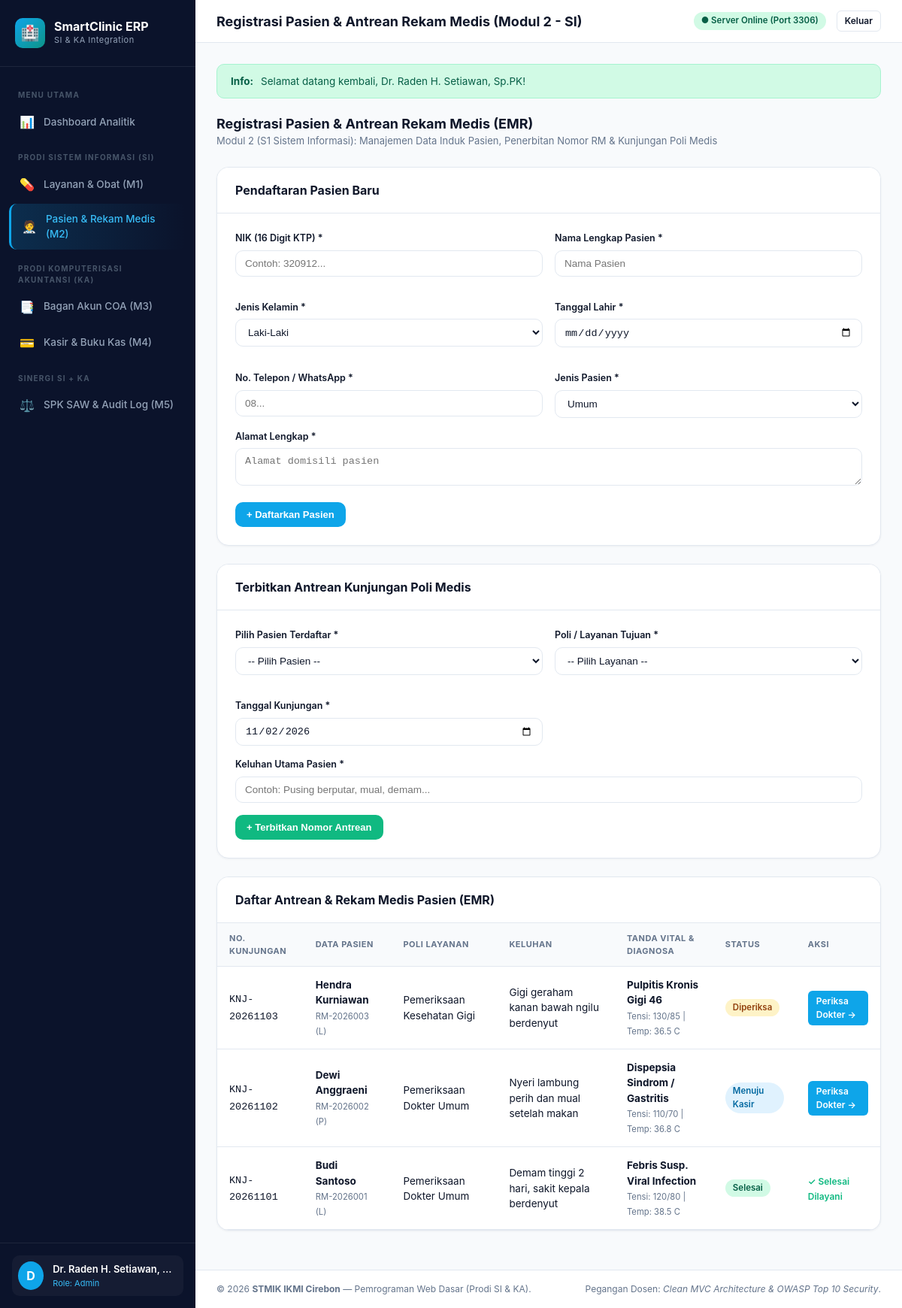
Page /index.php?c=pasien&m=index (signed in) on the committed database.
### tables this page shows
CREATE TABLE `rekam_medis` (
  `id` INT AUTO_INCREMENT PRIMARY KEY,
  `no_kunjungan` VARCHAR(25) NOT NULL UNIQUE,
  `pasien_id` INT NOT NULL,
  `layanan_id` INT NOT NULL,
  `tgl_kunjungan` DATE NOT NULL,
  `keluhan` TEXT,
  `tensi` VARCHAR(20),
  `suhu` VARCHAR(10),
  `diagnosis` VARCHAR(150),
  `resep_obat` TEXT,
  `status_periksa` ENUM('Menunggu', 'Diperiksa', 'Menuju Kasir', 'Selesai') NOT NULL DEFAULT 'Menunggu',
  `created_at` TIMESTAMP DEFAULT CURRENT_TIMESTAMP,
  FOREIGN KEY (`pasien_id`) REFERENCES `pasien`(`id`) ON DELETE CASCADE,
  FOREIGN KEY (`layanan_id`) REFERENCES `layanan_medis`(`id`) ON DELETE CASCADE
);

CREATE TABLE `pasien` (
  `id` INT AUTO_INCREMENT PRIMARY KEY,
  `no_rm` VARCHAR(20) NOT NULL UNIQUE,
  `nik` VARCHAR(20) NOT NULL,
  `nama_pasien` VARCHAR(100) NOT NULL,
  `jenis_kelamin` ENUM('L', 'P') NOT NULL,
  `tgl_lahir` DATE NOT NULL,
  `telepon` VARCHAR(20) NOT NULL,
  `alamat` TEXT,
  `jenis_pasien` ENUM('Umum', 'BPJS') NOT NULL DEFAULT 'Umum',
  `created_at` TIMESTAMP DEFAULT CURRENT_TIMESTAMP
);

CREATE TABLE `layanan_medis` (
  `id` INT AUTO_INCREMENT PRIMARY KEY,
  `kode_layanan` VARCHAR(20) NOT NULL UNIQUE,
  `nama_layanan` VARCHAR(100) NOT NULL,
  `poli` VARCHAR(50) NOT NULL,
  `tarif` DECIMAL(12,2) NOT NULL DEFAULT 0.00,
  `status` ENUM('tersedia', 'tutup') NOT NULL DEFAULT 'tersedia',
  `created_at` TIMESTAMP DEFAULT CURRENT_TIMESTAMP
);

### app/Controllers/PasienController.php (called while the page is built, shortened)
<?php
class PasienController extends Controller {
    public function index(): void {
        $pasienModel  = new Pasien();
        $rmModel      = new RekamMedis();
        $layananModel = new LayananMedis();
        $pasiens    = $pasienModel->getAll();
        $kunjungan  = $rmModel->getAllWithDetails();
        $layananList = $layananModel->getAll();
        $this->render('pasien/index', [
            'title'       => 'Registrasi Pasien & Antrean Rekam Medis (Modul 2 - SI)',
            'pasiens'     => $pasiens,
            'kunjungan'   => $kunjungan,
            'layananList' => $layananList
        ]);
    }
}

### app/Core/App.php (called while the page is built, shortened)
<?php
class App {
    public static function run(): void {
        $methodName     = $_GET['m'] ?? 'index';
        $controller = new $controllerClass();
        $controller->$methodName();
    }
}

### index.php (called while the page is built, shortened)
<?php
spl_autoload_register(function ($class) {
    $prefix = 'App\\';
    $baseDir = __DIR__ . '/app/';
    $len = strlen($prefix);
    $relativeClass = substr($class, $len);
    $file = $baseDir . str_replace('\\', '/', $relativeClass) . '.php';
});
\App\Core\App::run();

### app/Core/Database.php (called while the page is built, shortened)
<?php
class Database {
    private static ?PDO $instance = null;
    public static function getConnection(): PDO {
        if (self::$instance === null) {
            $dsn = "mysql:host=" . DB_HOST . ";port=" . DB_PORT . ";dbname=" . DB_NAME . ";charset=utf8mb4";
            $options = [
                PDO::ATTR_ERRMODE            => PDO::ERRMODE_EXCEPTION,
                PDO::ATTR_DEFAULT_FETCH_MODE => PDO::FETCH_ASSOC,
                PDO::ATTR_EMULATE_PREPARES   => false,
            ];
            try {
                self::$instance = new PDO($dsn, DB_USER, DB_PASS, $options);
            } catch (PDOException $e) {
                die("<div style='font-family:sans-serif;padding:24px;background:#FEF2F2;border:1px solid #FCA5A5;color:#991B1B;border-radius:12px;max-width:700px;margin:40px auto;'>"
                    . "<h3 style='margin-top:0;'>⚠️ Gagal Terhubung ke Basis Data MySQL!</h3>"
                    . "<p>Pastikan MySQL server aktif di port " . DB_PORT . " dan database <strong>" . DB_NAME . "</strong> sudah diinisialisasi.</p>"
                    . "<p>Silakan buka file <a href='setup.php' style='color:#2563EB;font-weight:bold;'>setup.php</a> untuk migrasi otomatis basis data satu klik.</p>"
                    . "<small style='color:#6B7280;'>Pesan Teknis: " . htmlspecialchars($e->getMessage()) . "</small>"
                    . "</div>");
            }
        }
        return self::$instance;
    }
}

### app/Models/RekamMedis.php (called while the page is built, shortened)
<?php
class RekamMedis {
    protected PDO $db;
    public function __construct() {
        $this->db = Database::getConnection();
    }
    public function getAllWithDetails(): array {
        $sql = "SELECT rm.*, p.no_rm, p.nama_pasien, p.jenis_kelamin, p.telepon, lm.nama_layanan, lm.poli, lm.tarif
                FROM rekam_medis rm
                JOIN pasien p ON rm.pasien_id = p.id
                JOIN layanan_medis lm ON rm.layanan_id = lm.id
                ORDER BY rm.id DESC";
        $stmt = $this->db->query($sql);
        return $stmt->fetchAll();
    }
}

### app/Views/pasien/index.php (the view, shortened to what this page needs)
<?php require_once __DIR__ . '/../layouts/header.php'; ?>
<div style="margin-bottom: 24px;">
  <h2 style="font-size: 18px; font-weight: 700;">Registrasi Pasien & Antrean Rekam Medis (EMR)</h2>
  <p style="font-size: 13px; color: var(--text-muted);">Modul 2 (S1 Sistem Informasi): Manajemen Data Induk Pasien, Penerbitan Nomor RM & Kunjungan Poli Medis</p>
</div>
<div class="card">
  <div class="card-header">
    <div class="card-title">Pendaftaran Pasien Baru</div>
  </div>
  <div class="card-body">
    <form action="<?= BASE_URL ?>/index.php?c=pasien&m=create" method="POST" data-validate="true">
      <div class="grid-form">
        <div class="form-group">
          <label class="form-label">NIK (16 Digit KTP) *</label>
          <input type="text" name="nik" maxlength="16" class="form-control" placeholder="Contoh: 320912..." required>
        </div>
        <div class="form-group">
          <label class="form-label">Nama Lengkap Pasien *</label>
          <input type="text" name="nama_pasien" class="form-control" placeholder="Nama Pasien" required>
        </div>
        <div class="form-group">
          <label class="form-label">Jenis Kelamin *</label>
          <select name="jenis_kelamin" class="form-control" required>
            <option value="L">Laki-Laki</option>
          </select>
        </div>
        <div class="form-group">
          <label class="form-label">Tanggal Lahir *</label>
          <input type="date" name="tgl_lahir" class="form-control" required>
        </div>
        <div class="form-group">
          <label class="form-label">No. Telepon / WhatsApp *</label>
          <input type="text" name="telepon" class="form-control" placeholder="08..." required>
        </div>
        <div class="form-group">
          <label class="form-label">Jenis Pasien *</label>
          <select name="jenis_pasien" class="form-control" required>
            <option value="Umum">Umum</option>
          </select>
        </div>
      </div>
      <div class="form-group">
        <label class="form-label">Alamat Lengkap *</label>
        <textarea name="alamat" class="form-control" rows="2" placeholder="Alamat domisili pasien" required></textarea>
      </div>
      <button type="submit" class="btn btn-primary">+ Daftarkan Pasien</button>
    </form>
  </div>
</div>
<div class="card">
  <div class="card-header">
    <div class="card-title">Terbitkan Antrean Kunjungan Poli Medis</div>
  </div>
  <div class="card-body">
    <form action="<?= BASE_URL ?>/index.php?c=pasien&m=createKunjungan" method="POST" data-validate="true">
      <div class="grid-form">
        <div class="form-group">
          <label class="form-label">Pilih Pasien Terdaftar *</label>
          <select name="pasien_id" class="form-control" required>
            <option value="">-- Pilih Pasien --</option>
          </select>
        </div>
        <div class="form-group">
          <label class="form-label">Poli / Layanan Tujuan *</label>
          <select name="layanan_id" class="form-control" required>
            <option value="">-- Pilih Layanan --</option>
          </select>
        </div>
        <div class="form-group">
          <label class="form-label">Tanggal Kunjungan *</label>
          <input type="date" name="tgl_kunjungan" value="<?= date('Y-m-d') ?>" class="form-control" required>
        </div>
      </div>
      <div class="form-group">
        <label class="form-label">Keluhan Utama Pasien *</label>
        <input type="text" name="keluhan" class="form-control" placeholder="Contoh: Pusing berputar, mual, demam..." required>
      </div>
      <button type="submit" class="btn btn-success">+ Terbitkan Nomor Antrean</button>
    </form>
  </div>
</div>
<div class="card">
  <div class="card-header">
    <div class="card-title">Daftar Antrean & Rekam Medis Pasien (EMR)</div>
  </div>
  <div class="table-responsive">
    <table class="table">
      <thead>
        <tr>
          <th>No. Kunjungan</th>
          <th>Data Pasien</th>
          <th>Poli Layanan</th>
          <th>Keluhan</th>
          <th>Tanda Vital & Diagnosa</th>
          <th>Status</th>
          <th>Aksi</th>
        </tr>
      </thead>
      <tbody>
        <?php foreach ($kunjungan as $k): ?>
          <tr>
            <td><code><?= htmlspecialchars($k['no_kunjungan']) ?></code></td>
            <td>
              <strong><?= htmlspecialchars($k['nama_pasien']) ?></strong><br>
              <small style="color: var(--text-muted);"><?= htmlspecialchars($k['no_rm']) ?> (<?= $k['jenis_kelamin'] ?>)</small>
            </td>
            <td><?= htmlspecialchars($k['nama_layanan']) ?></td>
            <td><?= htmlspecialchars($k['keluhan']) ?></td>
            <td>
              <?php if (!empty($k['diagnosis'])): ?>
                <strong><?= htmlspecialchars($k['diagnosis']) ?></strong><br>
                <small style="color: var(--text-muted);">Tensi: <?= htmlspecialchars($k['tensi']) ?> | Temp: <?= htmlspecialchars($k['suhu']) ?></small>
              <?php else: ?>
                <em style="color: var(--text-muted);">(Belum diperiksa dokter)</em>
              <?php endif; ?>
            </td>
            <td>
              <?php
                $badge = match($k['status_periksa']) {
                  'Selesai'      => 'badge-success',
                  'Menuju Kasir' => 'badge-primary',
                  'Diperiksa'    => 'badge-warning',
                  default        => 'badge-danger'
                };
              ?>
              <span class="badge <?= $badge ?>"><?= htmlspecialchars($k['status_periksa']) ?></span>
            </td>
            <td>
              <?php if ($k['status_periksa'] !== 'Selesai'): ?>
                <a href="<?= BASE_URL ?>/index.php?c=pasien&m=periksa&id=<?= $k['id'] ?>" class="btn btn-primary btn-sm">Periksa Dokter &rarr;</a>
              <?php else: ?>
                <span style="color: var(--success); font-weight: 600; font-size: 12px;">✓ Selesai Dilayani</span>
              <?php endif; ?>
            </td>
          </tr>
        <?php endforeach; ?>
      </tbody>
    </table>
  </div>
</div>
<?php require_once __DIR__ . '/../layouts/footer.php'; ?>

### assets/css/style.css (style rules this page uses)
:root { --bg-body: #F8FAFC; --bg-card: #FFFFFF; --sidebar-bg: #0B132B; --sidebar-hover: #1C2541; --sidebar-text: #94A3B8; --sidebar-text-active: #FFFFFF; --primary: #0EA5E9; --primary-hover: #0284C7; --secondary: #0D9488; --success: #10B981; --warning: #F59E0B; --danger: #EF4444; --text-main: #0F172A; --text-muted: #64748B; --border: #E2E8F0; --border-light: #F1F5F9; --radius-sm: 6px; --radius-md: 10px; --radius-lg: 16px; --shadow-sm: 0 1px 3px rgba(15, 23, 42, 0.05); --shadow-md: 0 4px 12px rgba(15, 23, 42, 0.06); --shadow-lg: 0 12px 28px rgba(15, 23, 42, 0.08); }
* { box-sizing: border-box; margin: 0; padding: 0; }
body { font-family: -apple-system, BlinkMacSystemFont, "Segoe UI", Roboto, "Helvetica Neue", Arial, sans-serif; background-color: var(--bg-body); color: var(--text-main); line-height: 1.5; display: flex; min-height: 100vh; }
.card { background-color: var(--bg-card); border: 1px solid var(--border); border-radius: var(--radius-lg); box-shadow: var(--shadow-sm); margin-bottom: 24px; overflow: hidden; }
.card-header { padding: 18px 24px; border-bottom: 1px solid var(--border); display: flex; align-items: center; justify-content: space-between; background-color: #fff; }
.card-title { font-size: 16px; font-weight: 700; color: var(--text-main); }
.card-body { padding: 24px; }
.table-responsive { width: 100%; overflow-x: auto; }
.table { width: 100%; border-collapse: collapse; text-align: left; font-size: 13.5px; }
.table th { background-color: #F8FAFC; color: var(--text-muted); font-weight: 700; padding: 12px 16px; border-bottom: 1px solid var(--border); text-transform: uppercase; font-size: 11px; letter-spacing: 0.5px; }
.table td { padding: 14px 16px; border-bottom: 1px solid var(--border); color: var(--text-main); vertical-align: middle; }
.badge { display: inline-flex; align-items: center; padding: 3px 10px; border-radius: 9999px; font-size: 11.5px; font-weight: 600; }
.badge-success { background-color: #D1FAE5; color: #065F46; }
.badge-primary { background-color: #E0F2FE; color: #0369A1; }
.badge-warning { background-color: #FEF3C7; color: #92400E; }
.btn { display: inline-flex; align-items: center; justify-content: center; gap: 6px; padding: 8px 14px; font-size: 13px; font-weight: 600; border-radius: var(--radius-md); border: 1px solid transparent; cursor: pointer; text-decoration: none; transition: all 0.2s; }
.btn-primary { background-color: var(--primary); color: #fff; }
.btn-success { background-color: var(--success); color: #fff; }
.btn-sm { padding: 4px 10px; font-size: 12px; border-radius: var(--radius-sm); }
.form-group { margin-bottom: 16px; }
.form-label { display: block; font-size: 12.5px; font-weight: 600; color: var(--text-main); margin-bottom: 6px; }
.form-control { width: 100%; padding: 9px 12px; font-size: 13.5px; border: 1px solid var(--border); border-radius: var(--radius-md); background-color: #fff; color: var(--text-main); transition: border-color 0.2s, box-shadow 0.2s; }
.grid-form { display: grid; grid-template-columns: repeat(auto-fit, minmax(280px, 1fr)); gap: 16px; }

### rows in the picture
rekam_medis: no_kunjungan "KNJ-20261103", pasien.nama_pasien "Hendra Kurniawan", pasien.no_rm "RM-2026003", pasien.jenis_kelamin "L", layanan.nama_layanan "Pemeriksaan Kesehatan Gigi", keluhan "Gigi geraham kanan bawah ngilu berdenyut", diagnosis "Pulpitis Kronis Gigi 46", tensi "130/85", suhu "36.5 C", status_periksa "Diperiksa"
rekam_medis: no_kunjungan "KNJ-20261102", pasien.nama_pasien "Dewi Anggraeni", pasien.no_rm "RM-2026002", pasien.jenis_kelamin "P", layanan.nama_layanan "Pemeriksaan Dokter Umum", keluhan "Nyeri lambung perih dan mual setelah makan", diagnosis "Dispepsia Sindrom / Gastritis", tensi "110/70", suhu "36.8 C", status_periksa "Menuju Kasir"
rekam_medis: no_kunjungan "KNJ-20261101", pasien.nama_pasien "Budi Santoso", pasien.no_rm "RM-2026001", pasien.jenis_kelamin "L", layanan.nama_layanan "Pemeriksaan Dokter Umum", keluhan "Demam tinggi 2 hari, sakit kepala berdenyut", diagnosis "Febris Susp. Viral Infection", tensi "120/80", suhu "38.5 C", status_periksa "Selesai", shows "✓ Selesai Dilayani"

### other values in the picture
substr($nama, 0, 1) "D"
$nama "Dr. Raden H. Setiawan,…"
$role "Admin"
$title "Registrasi Pasien & Antrean Rekam Medis (Modul 2 - SI)"
$flash['message'] "Selamat datang kembali, Dr. Raden H. Setiawan, Sp.PK!"
